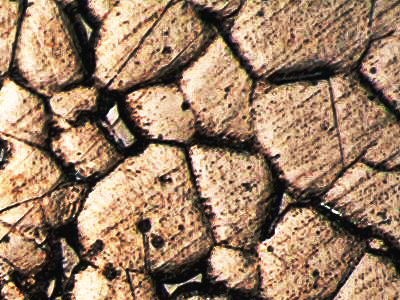
#> input picture Stardist/data/kaggleData/raw_images/A_01_04.png, 400 x 300 px; its folder holds only this picture in this run
$ jupyter execute --allow-errors KaggleDataProcessing.ipynb
#> lines starting #> are read from the running program, lines starting #| are printed output that depends on the picture
# Data Pre-Processing for Kaggle dataset (original images)
---

# Mount drive and import dependencies

[cell 1]
from google.colab import drive
#> (the rest of this cell did not finish here and is left out)

[cell 2]
import numpy as np
import matplotlib.pyplot as plt
from skimage import io, exposure, img_as_float
from skimage.color import rgb2gray
from skimage.util import img_as_ubyte
from glob import glob
import os

# This section defines the directory mapping
- **IMPORTATNT NOTE:** If your data is in a different directory structure update it in `dir_map`
---

[cell 3]
dir_map = {
    'KAGGLE_RAW_IMAGES_DIR':'/content/drive/Shared drives/Grain Detection Project Trello/Ben/Grain Boundary Detection/Stardist/data/kaggleData/raw_images',
    'KAGGLE_IMAGES_OUTPUT_DIR':'/content/drive/Shared drives/Grain Detection Project Trello/Ben/Grain Boundary Detection/Stardist/data/kaggleData/train/images',
}

#Used Primarily for Output Directories (Preferably not made yet), Raw Images folders need to have images to process
for _, path in dir_map.items():
    dir = os.getcwd() + '/' + path
    if not os.path.exists(dir):
        os.makedirs(dir)
        print(f'Directory "{str(dir)}" created')
    else:
        print(f'Directory "{str(dir)}" already exists')

# Process Kaggle Original Images and save to kaggleData directory
- Create equalized images for all Kaggle images
- Change their name and save in specified direcrtory
- Change into 2D

[cell 4]
# Get the sorted list of file paths
# Kaggle data file paths
KAGGLE_image_paths = sorted(glob(dir_map['KAGGLE_RAW_IMAGES_DIR'] + '/*.png'))

# Directorys where the processed images will be saved
# KAGGLE_mask_paths =  dir_map['KAGGLE_MASKS_OUTPUT_DIR']

# Process each KAGGLE_image image
for index, path in enumerate(KAGGLE_image_paths):
  # Read image
  KAGGLE_original_img = io.imread(path)
#> KAGGLE_original_img is the input picture: shape (300, 400, 3); mean R, G, B 157, 127.3, 100.9

  # Convert the image to 2D grayscale
  KAGGLE_original_img_2D = rgb2gray(KAGGLE_original_img)
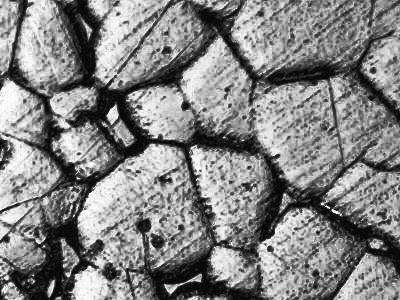
#> KAGGLE_original_img_2D: shape (300, 400) float64; min 0.0314, max 1, mean 0.517

  # Convert the grayscale image to float
  img_float = img_as_float(KAGGLE_original_img_2D)

  # Perform histogram equalization
  equalized_img = exposure.equalize_hist(img_float)

  # Convert the processed image back to 8-bit unsigned integers
  equalized_img_ubyte = img_as_ubyte(equalized_img)

  # Save the processed image
  custom_name = f"kaggle_original{index + 1}.tif"
  save_path = os.path.join(dir_map['KAGGLE_IMAGES_OUTPUT_DIR'], custom_name)
  io.imsave(save_path, equalized_img_ubyte)

print("All images for KAGGLE_image_paths have been processed and saved.")

[cell 5]
# Print the shape of the Kaggle original image
print("Shape of original Kaggle image:", KAGGLE_original_img_2D.shape)
#| Shape of original Kaggle image: (300, 400)

$ run again, on Stardist/data/kaggleData/raw_images/B_03_02.png
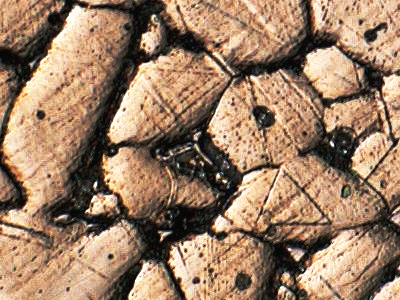
#> input picture Stardist/data/kaggleData/raw_images/B_03_02.png, 400 x 300 px
#> KAGGLE_original_img is the input picture: shape (300, 400, 3); mean R, G, B 156.7, 126.7, 101.4
#> `KAGGLE_original_img_2D = rgb2gray(KAGGLE_original_img)`:
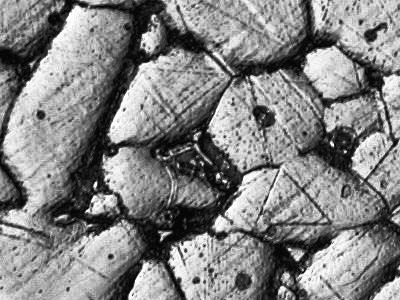
#> KAGGLE_original_img_2D: shape (300, 400) float64; min 0.0235, max 1, mean 0.515
#| Shape of original Kaggle image: (300, 400)

$ run again, on Stardist/data/kaggleData/raw_images/C_01_02.png
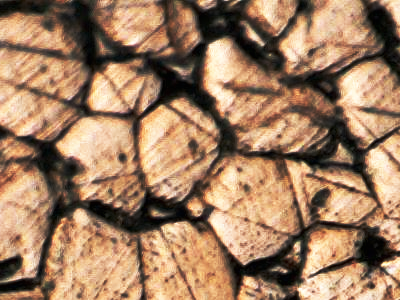
#> input picture Stardist/data/kaggleData/raw_images/C_01_02.png, 400 x 300 px
#> KAGGLE_original_img is the input picture: shape (300, 400, 3); mean R, G, B 160.7, 126.6, 97.7
#> `KAGGLE_original_img_2D = rgb2gray(KAGGLE_original_img)`:
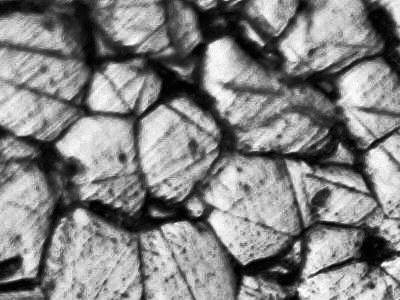
#> KAGGLE_original_img_2D: shape (300, 400) float64; min 0.00784, max 0.998, mean 0.517
#| Shape of original Kaggle image: (300, 400)

$ run again, on Stardist/data/kaggleData/raw_images/C_04_02.png
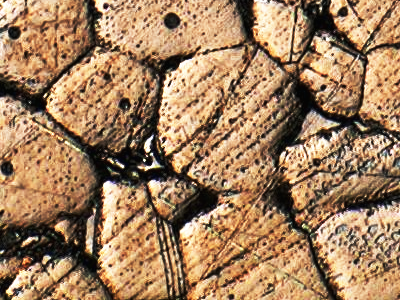
#> input picture Stardist/data/kaggleData/raw_images/C_04_02.png, 400 x 300 px
#> KAGGLE_original_img is the input picture: shape (300, 400, 3); mean R, G, B 162.2, 128.1, 94.6
#> `KAGGLE_original_img_2D = rgb2gray(KAGGLE_original_img)`:
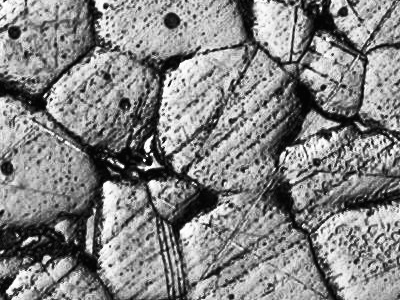
#> KAGGLE_original_img_2D: shape (300, 400) float64; min 0.0157, max 1, mean 0.521
#| Shape of original Kaggle image: (300, 400)

$ run again, on Stardist/data/kaggleData/raw_images/A_02_01.png
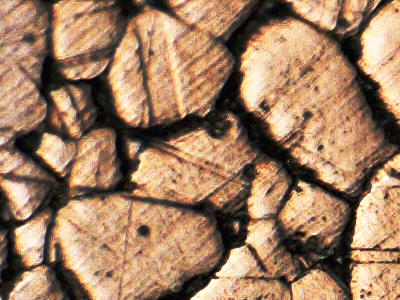
#> input picture Stardist/data/kaggleData/raw_images/A_02_01.png, 400 x 300 px
#> KAGGLE_original_img is the input picture: shape (300, 400, 3); mean R, G, B 161, 126.6, 97.3
#> `KAGGLE_original_img_2D = rgb2gray(KAGGLE_original_img)`:
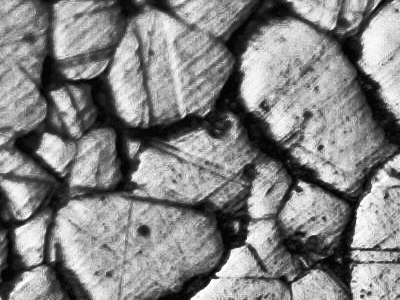
#> KAGGLE_original_img_2D: shape (300, 400) float64; min 0.0157, max 0.999, mean 0.517
#| Shape of original Kaggle image: (300, 400)
